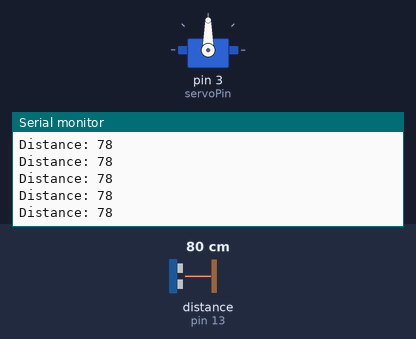
Simulated run of this sketch. Board: Arduino Uno, built with avr-gcc and run on an emulated ATmega328P. Shown: servo, the last lines printed to the serial monitor. Wiring (inferred from the names in the program): ultrasonic range finder: trigger pin 12; echo pin 13. The test bench sets the inputs (shaded band); at power-on: distance to the obstacle (sensor on pin 13) 80 cm. The echo pulse lasts 58.3 µs per cm.

Above: at 1.2 s.
1.3 s: distance to the obstacle (sensor on pin 13) set to 2 cm
At 1.8 s:
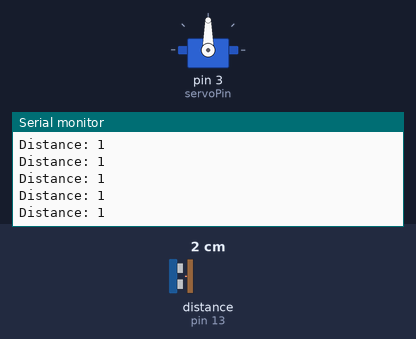
4.3 s: distance to the obstacle (sensor on pin 13) set to 120 cm
At 4.8 s:
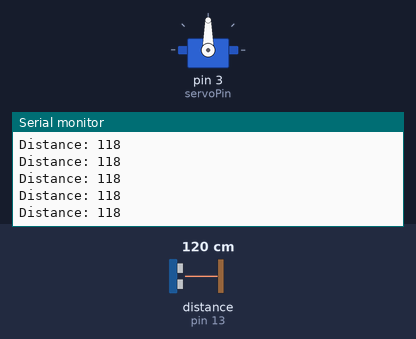
Timing chart, 0 to 7.3 s (numbered marks = the images above; inputs shaded):
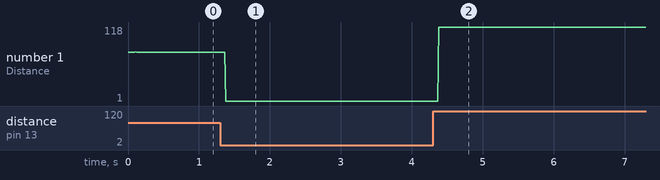

The sketch:

sketch_mar31a.ino
```cpp
#include <Servo.h>
// Declare the Servo pin
int servoPin = 3;
// Create a servo object
Servo Servo1;

const int trigPin = 12;
const int echoPin = 13;

long duration;
int distance;

void setup() {
  pinMode(trigPin, OUTPUT);
  pinMode(echoPin, INPUT);
  Serial.begin(9600);
  Servo1.attach(servoPin);
}
void ultrason()
{
  digitalWrite(trigPin, LOW);
  delayMicroseconds(2);
  digitalWrite(trigPin, HIGH);
  delayMicroseconds(10);
  digitalWrite(trigPin, LOW);
  duration = pulseIn(echoPin, HIGH);
  distance= duration*0.034/2;
  Serial.print("Distance: ");
  Serial.println(distance);
}
void loop() {

  delay(1);
  ultrason();
  delay(1);
  ultrason();

  }
```

Measured:
- after the input at 1.3 s, the serial monitor: prints a new line after 0.08 s (image 1)
- after the input at 4.3 s, the serial monitor: prints a new line after 0.08 s (image 2)
- plotted number 1: 78 → 1 after the input at 1.3 s, 1 → 118 after the input at 4.3 s
